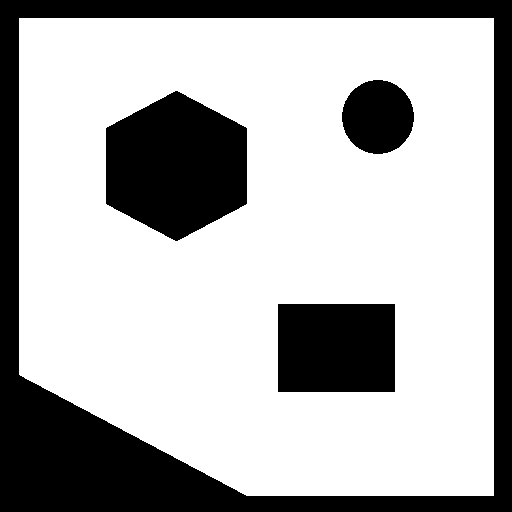
#> input picture Maps/map1.png, 512 x 512 px, found by its file name
$ python sensor_lidar.py
#> lines starting #> are read from the running program, lines starting #| are printed output that depends on the picture; after the words box and inside, x2 and y2 are one past the last pixel; in counts of white or black regions, pixels touching at a corner belong together
### Simulation/utils.py
import numpy as np
import cv2

class State:
    # [19 lines left out: functions __init__, update, not called in this run]

    def pose(self):
        return (self.x, self.y, self.yaw)

    def __str__(self):
        return "[State] x={:.4f}, y={:.4f}, yaw={:.4f}, v={:.4f}, w={:.4f}".format(self.x, self.y, self.yaw, self.v, self.w)

class ControlState:
    # [25 lines left out: functions __init__, __str__, not called in this run]

def rot_pos(x,y,phi_):
    phi = np.deg2rad(phi_)
    return np.array((x*np.cos(phi)+y*np.sin(phi), -x*np.sin(phi)+y*np.cos(phi)))

# [19 lines left out: functions draw_rectangle, compute_car_box, not called in this run]

# https://rosettacode.org/wiki/Bitmap/Bresenham%27s_line_algorithm#Python
def Bresenham(x0, x1, y0, y1):
    rec = []
    dx = abs(x1 - x0)
    dy = abs(y1 - y0)
    x, y = x0, y0
    sx = -1 if x0 > x1 else 1
    sy = -1 if y0 > y1 else 1
    if dx > dy:
        err = dx / 2.0
        while x != x1:
            rec.append((x, y))
            err -= dy
            if err < 0:
                y += sy
                err += dx
            x += sx
    else:
        err = dy / 2.0
        while y != y1:
            rec.append((x, y))
            err -= dx
            if err < 0:
                x += sx
                err += dy
            y += sy
    return rec

def EndPoint(pose, lidar_params, sensor_data, skip_max=False):
    pts_list = []
    inter = (lidar_params[2] - lidar_params[1]) / (lidar_params[0]-1)
    for i in range(lidar_params[0]):
        if skip_max and sensor_data[i] == lidar_params[3]:
            continue
        theta = pose[2] + lidar_params[1] + i*inter
        pts_list.append(
            [ pose[0]+sensor_data[i]*np.cos(np.deg2rad(theta)),
              pose[1]+sensor_data[i]*np.sin(np.deg2rad(theta))] )
    return pts_list

def gaussian(x, mu, sig):
    return 1./(np.sqrt(2.*np.pi)*sig)*np.exp(-np.power((x - mu)/sig, 2.)/2)

### Simulation/sensor_lidar.py
import numpy as np
import cv2
import sys
sys.path.append("..")
from Simulation.utils import *

class LidarModel:
    def __init__(self,
            sensor_size = 31,
            start_angle = -120.0,
            end_angle = 120.0,
            max_dist = 250.0,
        ):
        self.sensor_size = sensor_size
        self.start_angle = start_angle
        self.end_angle = end_angle
        self.max_dist = max_dist

    def measure(self, img_map, pose):
        if len(img_map.shape) > 2:
            img_map = img_map[:,:,0]
        sense_data = []
        inter = (self.end_angle-self.start_angle) / (self.sensor_size-1)
        for i in range(self.sensor_size):
            theta = pose[2] + self.start_angle + i*inter
            sense_data.append(self._ray_cast(img_map, np.array((pose[0], pose[1])), theta))
        return sense_data

    def _ray_cast(self, img_map, pose, theta):
        end = np.array((pose[0] + self.max_dist*np.cos(np.deg2rad(theta)), pose[1] + self.max_dist*np.sin(np.deg2rad(theta))))
        x0, y0 = int(pose[0]), int(pose[1])
        x1, y1 = int(end[0]), int(end[1])
        plist = Bresenham(x0, x1, y0, y1)
        i = 0
        dist = self.max_dist
        for p in plist:
            if p[1] >= img_map.shape[0] or p[0] >= img_map.shape[1] or p[1]<0 or p[0]<0:
                continue
            if img_map[p[1], p[0]] < 0.5:
                tmp = np.power(float(p[0]) - pose[0], 2) + np.power(float(p[1]) - pose[1], 2)
                tmp = np.sqrt(tmp)
                if tmp < dist:
                    dist = tmp
        return dist

if __name__ == "__main__":
    img = cv2.flip(cv2.imread("Maps/map1.png"),0)
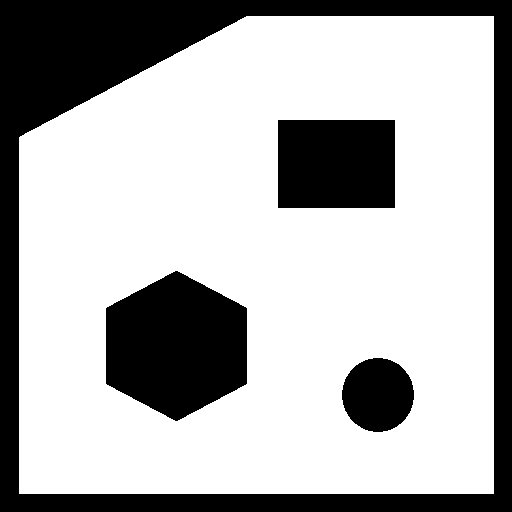
#> img: shape (512, 512, 3); 69.7% white; 4 black regions, box (x1, y1, x2, y2) and area: (0, 0, 512, 512) 48878, (106, 271, 247, 421) 15978, (278, 120, 395, 208) 10296, (342, 358, 414, 432) 4167
    img[img>128] = 255
    img[img<=128] = 0
    m = np.asarray(img)
    m = cv2.cvtColor(m, cv2.COLOR_RGB2GRAY)
    m = m.astype(float) / 255.
    img = img.astype(float)/255.

    lmodel = LidarModel()
    pose = (100,200,0)
    sdata = lmodel.measure(img, pose)
#> the loop in measure, `for i in range(self.sensor_size):` made 31 passes
#> (end in _ray_cast, x1 in _ray_cast, y1 in _ray_cast) on passes 1 to 12: ([-25, -16.51], -24, -16), ([6.35, -31.8], 6, -31), ([39.52, -42.57], 39, -42), ([73.87, -48.63], 73, -48), ([108.7, -49.85], 108, -49), ([143.4, -46.2], 143, -46), ([177.3, -37.76], 177, -37), ([209.6, -24.7], 209, -24), ([239.8, -7.26], 239, -7), ([267.3, 14.21], 267, 14), ([291.5, 39.3], 291, 39), ([312, 67.52], 312, 67)
#> (x1 in _ray_cast, y1 in _ray_cast) on pass 16: (350, 200)
#> after the loop in measure, `for i in range(self.sensor_size):`: sense_data = 31 values, max 250 at index 10, min 94.51 at index 0, mean 170.4
#> sdata has the same summary as sense_data in measure
    plist = EndPoint(pose, [61,-120,120], sdata)
#> after the loop in EndPoint, `for i in range(lidar_params[0]):`: pts_list = 31 pairs, first value 52.74 to 347.6, second value -47.2 to 200
#> (the run stopped early here; a loop or call above may not have finished)
